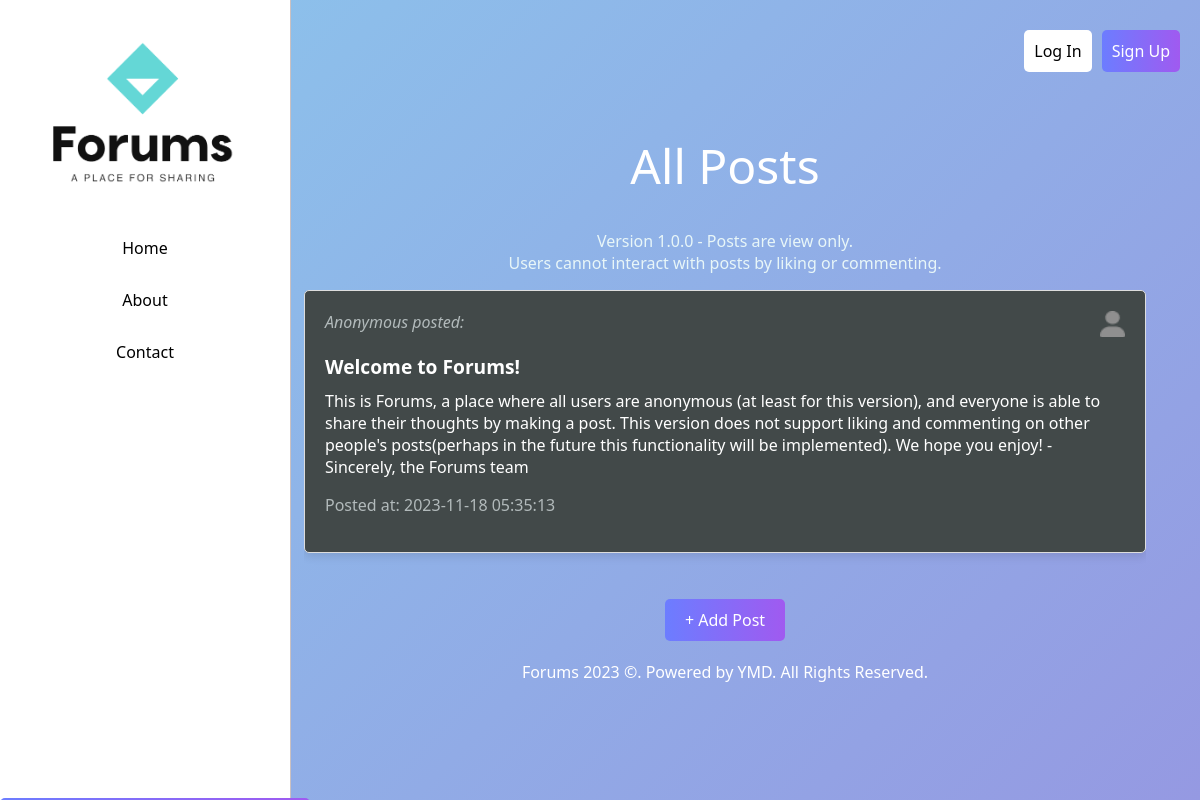
Page /home on the earlier database version.
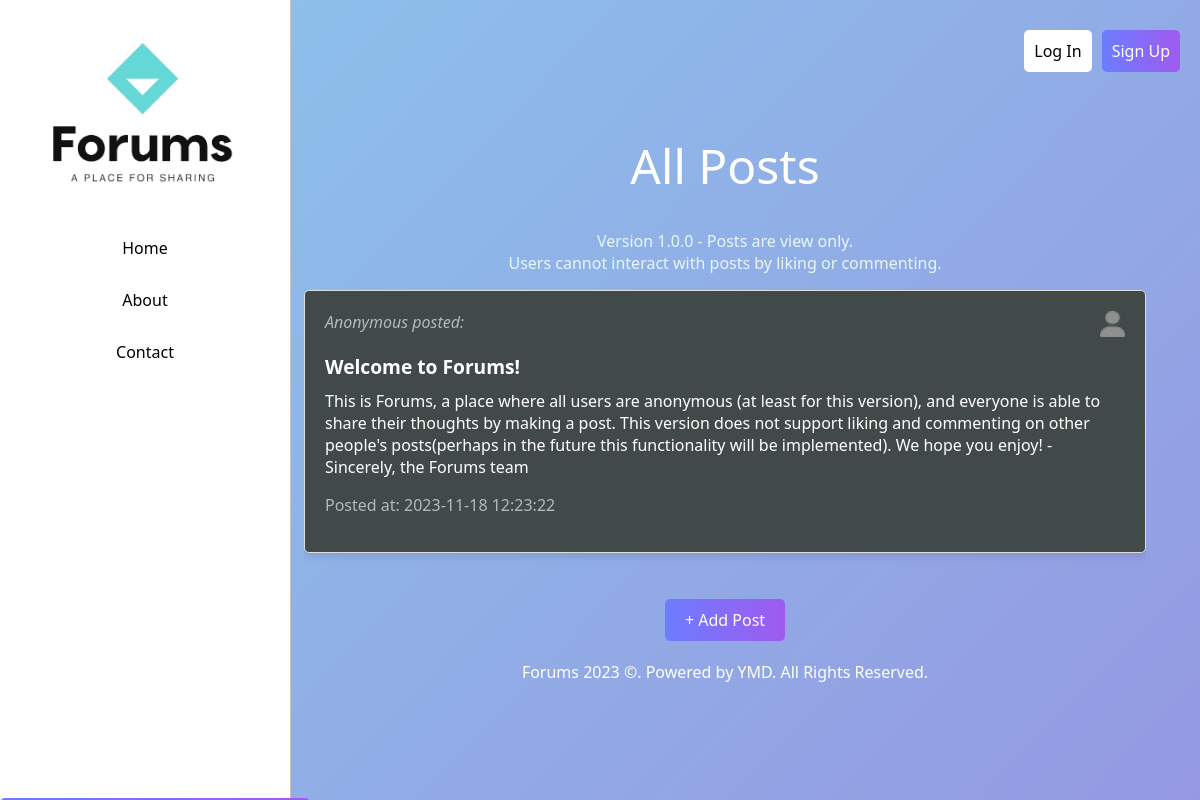
Same page on the later database version.
### tables this page shows
CREATE TABLE posts
                (postID INTEGER PRIMARY KEY AUTOINCREMENT, 
                 title TEXT, 
                 content TEXT,
              date DATETIME DEFAULT CURRENT_TIMESTAMP );

### app.py (the view)
@app.route('/home')
def index():
    create_db()
    connection = connect_db()
    cursor = connection.cursor()
    cursor.execute("SELECT * FROM posts")
    posts = cursor.fetchall()
    print(posts)
    connection.close()
    return render_template('index.html', posts=posts)

### app.py (called while the page is built)
def connect_db():
    return sqlite3.connect('posts.db')

def create_db():
    conn = connect_db()
    c = conn.cursor()
    c.execute('''CREATE TABLE IF NOT EXISTS posts
                (postID INTEGER PRIMARY KEY AUTOINCREMENT,
                 title TEXT,
                 content TEXT,
              date DATETIME DEFAULT CURRENT_TIMESTAMP )''') # Add userID later
    conn.commit()
    conn.close()

### templates/index.html (shortened to what this page needs)
<!DOCTYPE html>
<html>
<head>
    <link rel="stylesheet" href="{{ url_for('static', filename='style.css') }}">
</head>
<body>
    <div class="container">
    <div id="header" class="sidebar">
        <img src="{{ url_for('static', filename='logo.png') }}" class="logo">
        <a  href="{{ url_for('index') }}" class="sidebar-button">Home</a>
        <a  href="{{ url_for('about') }}" class="sidebar-button">About</a>
        <a  class="sidebar-button">Contact</a>
    </div>
    <div class="auth-buttons">
        <a  class="login-auth-button">Log In</a>
        <a class="auth-button">Sign Up</a>
    </div>
    <div class="content-container">
        <h1>All Posts</h1>
        <h3>Version 1.0.0 - Posts are view only.<br> Users cannot interact with posts by liking or commenting.</h3>
        <ul>
            {% for post in posts %}
            <li>
                <p class="post-user"><i>Anonymous posted:</i>
                    <img src="{{ url_for('static', filename='person.png') }}" class="icon">
                </p>
                <strong>{{ post[1] }}</strong>
                <p class="post-content">{{ post[2] }}</p>
                <p class="post-date">Posted at: {{ post[3] }}</p>
            </li>
            {% endfor %}
        </ul>
        <a href="{{ url_for('post') }}" class="create-post-link">+ Add Post</a>
        <h3>Forums 2023 ©. Powered by YMD. All Rights Reserved.</h3>
    </div>
    </div>
</body>
</html>

Differences in the rows shown:
changed posts "Welcome to Forums!": date "2023-11-18 05:35:13" → "2023-11-18 12:23:22"
